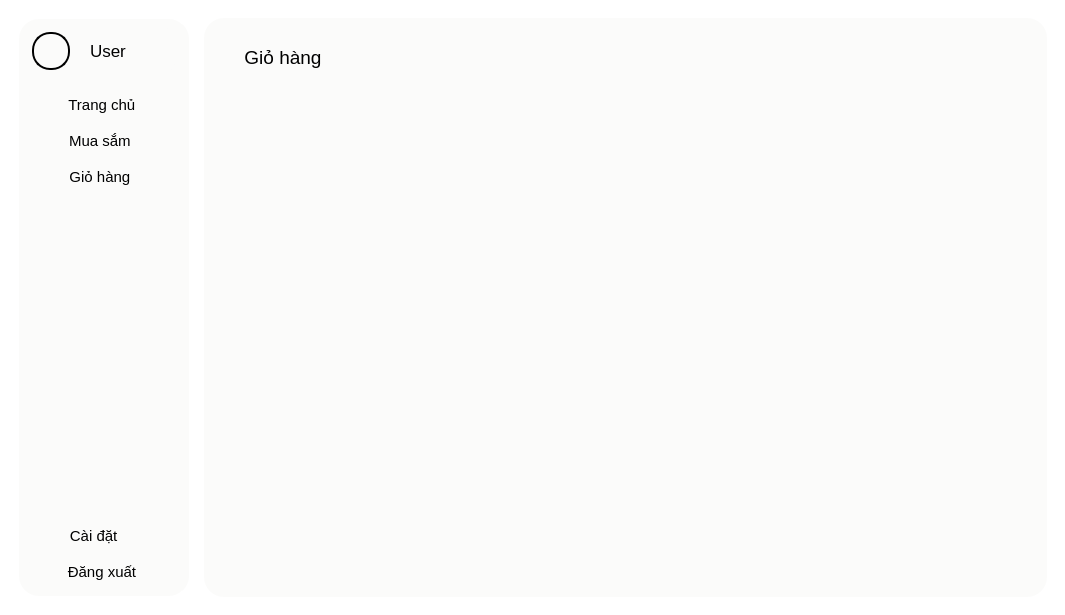
<?xml version="1.0" encoding="UTF-8"?>
<ui version="4.0">
 <class>MainWindow</class>
 <widget class="QMainWindow" name="MainWindow">
  <property name="geometry">
   <rect>
    <x>0</x>
    <y>0</y>
    <width>1065</width>
    <height>615</height>
   </rect>
  </property>
  <property name="windowTitle">
   <string>MainWindow</string>
  </property>
  <property name="styleSheet">
   <string notr="true">background-color: white;
color: black;</string>
  </property>
  <widget class="QWidget" name="centralwidget">
   <layout class="QHBoxLayout" name="horizontalLayout_7">
    <item>
     <widget class="QWidget" name="widget_3" native="true">
      <property name="styleSheet">
       <string notr="true">QWidget{
	max-width: 170px;
	background-color: #FBFBFA;
	border-right: 2px solid #FBFBFA;
	padding: 0px;
	margin: 10px;
	margin-right: 0px;
	border-radius: 20px;
}</string>
      </property>
      <layout class="QVBoxLayout" name="verticalLayout_2">
       <item>
        <widget class="QWidget" name="widget_4" native="true">
         <property name="styleSheet">
          <string notr="true">margin: 5px;</string>
         </property>
         <layout class="QHBoxLayout" name="horizontalLayout_4">
          <item>
           <widget class="QLabel" name="label_12">
            <property name="font">
             <font>
              <pointsize>10</pointsize>
              <bold>true</bold>
             </font>
            </property>
            <property name="styleSheet">
             <string notr="true">min-height: 34px;
max-height: 34px;
min-width: 34px;
max-width: 34px;
border: 2px solid black;
border-radius: 18px;</string>
            </property>
            <property name="text">
             <string/>
            </property>
            <property name="pixmap">
             <pixmap>../../../Python-App-A-/SPCK/Windows/Image/icon.png</pixmap>
            </property>
            <property name="scaledContents">
             <bool>true</bool>
            </property>
           </widget>
          </item>
          <item>
           <widget class="QLabel" name="label">
            <property name="font">
             <font>
              <family>Segoe UI</family>
              <pointsize>13</pointsize>
              <bold>false</bold>
             </font>
            </property>
            <property name="text">
             <string>User</string>
            </property>
           </widget>
          </item>
         </layout>
        </widget>
       </item>
       <item>
        <widget class="QPushButton" name="btn_home">
         <property name="font">
          <font>
           <family>Segoe UI</family>
           <pointsize>11</pointsize>
          </font>
         </property>
         <property name="styleSheet">
          <string notr="true">QPushButton{
	max-height: 22px;
	padding: 6px;
	border-radius: 10px;
	background-color: #FBFBFA;
	border-right: 2px #FBFBFA solid;
	min-width: 140px;
	max-width: 140px;
	margin-bottom: 0px;
	margin-top: 0px;
}

QPushButton::hover{
	max-height: 22px;
	padding: 6px;
	border-radius: 10px;
	background-color: #d2d2d2;
	border-right: 2px #d2d2d2 solid;
	min-width: 140px;
	max-width: 140px;
	margin-bottom: 0px;
	margin-top: 0px;
}</string>
         </property>
         <property name="text">
          <string> Trang chủ  </string>
         </property>
         <property name="icon">
          <iconset>
           <normaloff>../Image/home_a.png</normaloff>../Image/home_a.png</iconset>
         </property>
         <property name="iconSize">
          <size>
           <width>24</width>
           <height>24</height>
          </size>
         </property>
        </widget>
       </item>
       <item>
        <widget class="QPushButton" name="btn_shopping">
         <property name="font">
          <font>
           <family>Segoe UI</family>
           <pointsize>11</pointsize>
          </font>
         </property>
         <property name="styleSheet">
          <string notr="true">QPushButton{
	max-height: 22px;
	padding: 6px;
	border-radius: 10px;
	background-color: #FBFBFA;
	border-right: 2px #FBFBFA solid;
	min-width: 140px;
	max-width: 140px;
	margin-bottom: 0px;
	margin-top: 0px;
}

QPushButton::hover{
	max-height: 22px;
	padding: 6px;
	border-radius: 10px;
	background-color: #d2d2d2;
	border-right: 2px #d2d2d2 solid;
	min-width: 140px;
	max-width: 140px;
	margin-bottom: 0px;
	margin-top: 0px;
}</string>
         </property>
         <property name="text">
          <string> Mua sắm   </string>
         </property>
         <property name="icon">
          <iconset>
           <normaloff>../Image/shopping_d.png</normaloff>../Image/shopping_d.png</iconset>
         </property>
         <property name="iconSize">
          <size>
           <width>24</width>
           <height>24</height>
          </size>
         </property>
        </widget>
       </item>
       <item>
        <widget class="QPushButton" name="btn_cart">
         <property name="font">
          <font>
           <family>Segoe UI</family>
           <pointsize>11</pointsize>
          </font>
         </property>
         <property name="styleSheet">
          <string notr="true">QPushButton{
	max-height: 22px;
	padding: 6px;
	border-radius: 10px;
	background-color: #FBFBFA;
	border-right: 2px #FBFBFA solid;
	min-width: 140px;
	max-width: 140px;
	margin-bottom: 0px;
	margin-top: 0px;
}

QPushButton::hover{
	max-height: 22px;
	padding: 6px;
	border-radius: 10px;
	background-color: #d2d2d2;
	border-right: 2px #d2d2d2 solid;
	min-width: 140px;
	max-width: 140px;
	margin-bottom: 0px;
	margin-top: 0px;
}</string>
         </property>
         <property name="text">
          <string> Giỏ hàng   </string>
         </property>
         <property name="icon">
          <iconset>
           <normaloff>../Image/cart_d.png</normaloff>../Image/cart_d.png</iconset>
         </property>
         <property name="iconSize">
          <size>
           <width>24</width>
           <height>24</height>
          </size>
         </property>
        </widget>
       </item>
       <item>
        <spacer name="verticalSpacer">
         <property name="orientation">
          <enum>Qt::Orientation::Vertical</enum>
         </property>
         <property name="sizeHint" stdset="0">
          <size>
           <width>20</width>
           <height>40</height>
          </size>
         </property>
        </spacer>
       </item>
       <item>
        <widget class="QPushButton" name="btn_setting">
         <property name="font">
          <font>
           <family>Segoe UI</family>
           <pointsize>11</pointsize>
          </font>
         </property>
         <property name="styleSheet">
          <string notr="true">QPushButton{
	max-height: 22px;
	padding: 6px;
	border-radius: 10px;
	background-color: #FBFBFA;
	border-right: 2px #FBFBFA solid;
	min-width: 140px;
	max-width: 140px;
	margin-bottom: 0px;
	margin-top: 0px;
}

QPushButton::hover{
	max-height: 22px;
	padding: 6px;
	border-radius: 10px;
	background-color: #d2d2d2;
	border-right: 2px #d2d2d2 solid;
	min-width: 140px;
	max-width: 140px;
	margin-bottom: 0px;
	margin-top: 0px;
}</string>
         </property>
         <property name="text">
          <string> Cài đặt      </string>
         </property>
         <property name="icon">
          <iconset>
           <normaloff>../Image/setting_d.png</normaloff>../Image/setting_d.png</iconset>
         </property>
         <property name="iconSize">
          <size>
           <width>24</width>
           <height>24</height>
          </size>
         </property>
        </widget>
       </item>
       <item>
        <widget class="QPushButton" name="btn_log_out">
         <property name="font">
          <font>
           <family>Segoe UI</family>
           <pointsize>11</pointsize>
          </font>
         </property>
         <property name="styleSheet">
          <string notr="true">QPushButton{
	max-height: 22px;
	padding: 6px;
	border-radius: 10px;
	background-color: #FBFBFA;
	border-right: 2px #FBFBFA solid;
	min-width: 140px;
	max-width: 140px;
	margin-top: 0px;
}

QPushButton::hover{
	max-height: 22px;
	padding: 6px;
	border-radius: 10px;
	background-color: #d2d2d2;
	border-right: 2px #d2d2d2 solid;
	min-width: 140px;
	max-width: 140px;
	margin-top: 0px;
}</string>
         </property>
         <property name="text">
          <string> Đăng xuất  </string>
         </property>
         <property name="icon">
          <iconset>
           <normaloff>../Image/log_out.png</normaloff>../Image/log_out.png</iconset>
         </property>
         <property name="iconSize">
          <size>
           <width>24</width>
           <height>24</height>
          </size>
         </property>
        </widget>
       </item>
      </layout>
     </widget>
    </item>
    <item>
     <widget class="QStackedWidget" name="stackedWidget">
      <property name="currentIndex">
       <number>2</number>
      </property>
      <widget class="QWidget" name="home_screen">
       <layout class="QHBoxLayout" name="horizontalLayout_3">
        <item>
         <widget class="QWidget" name="widget_2" native="true">
          <property name="font">
           <font>
            <family>Segoe UI</family>
            <bold>false</bold>
           </font>
          </property>
          <property name="styleSheet">
           <string notr="true">QWidget{
	background-color: #FBFBFA;
	border-radius: 20px;
}</string>
          </property>
          <layout class="QVBoxLayout" name="verticalLayout_7">
           <item>
            <widget class="QWidget" name="widget_14" native="true">
             <property name="styleSheet">
              <string notr="true">max-height: 55px;
min-height: 55px;</string>
             </property>
             <layout class="QHBoxLayout" name="horizontalLayout_9">
              <item>
               <widget class="QLabel" name="label_5">
                <property name="styleSheet">
                 <string notr="true">max-width: 130px;</string>
                </property>
                <property name="text">
                 <string/>
                </property>
                <property name="pixmap">
                 <pixmap>../Image/logo.png</pixmap>
                </property>
                <property name="scaledContents">
                 <bool>true</bool>
                </property>
               </widget>
              </item>
              <item>
               <widget class="QWidget" name="widget_15" native="true">
                <property name="styleSheet">
                 <string notr="true">QWidget{
	background-color: white;
	border: 2px solid #faae2b;
	max-height: 40px;
	min-height: 40px;
	border-radius: 20px;
	margin: 0px;
}

QWidget:hover{
	background-color: white;
	border: 3px solid #faae2b;
	max-height: 40px;
	min-height: 40px;
	border-radius: 20px;
	margin: 0px;
}

QWidget:pressed{
	background-color: rgb(235, 235, 235);
	border: 3px solid #faae2b;
	max-height: 40px;
	min-height: 40px;
	border-radius: 20px;
	margin: 0px;
}</string>
                </property>
                <layout class="QHBoxLayout" name="horizontalLayout_10">
                 <item>
                  <widget class="QLineEdit" name="lineEdit">
                   <property name="font">
                    <font>
                     <pointsize>10</pointsize>
                    </font>
                   </property>
                   <property name="styleSheet">
                    <string notr="true">max-height: 25px;
min-height: 25px;
border: 0px;
padding-left: 10px;
background-color: transparent;</string>
                   </property>
                   <property name="placeholderText">
                    <string>Search</string>
                   </property>
                  </widget>
                 </item>
                 <item>
                  <widget class="QPushButton" name="pushButton_2">
                   <property name="styleSheet">
                    <string notr="true">QPushButton{
	background-color: white;
	border: 2px solid transparent;
	max-height: 25px;
	min-height: 25px;
	max-width: 25px;
	min-width: 25px;
	border-radius: 14px;
	margin: 0px;
	padding: 0px;
}

QPushButton:hover{
	background-color: rgb(235, 235, 235);
	border: 3px solid transparent;
	max-height: 25px;
	min-height: 25px;
	max-width: 25px;
	min-width: 25px;
	border-radius: 14px;
	margin: 0px; 
	padding: 0px;
}

QPushButton:pressed{
	background-color: rgb(235, 235, 235);
	border: 4px solid transparent;
	max-height: 25px;
	min-height: 25px;
	max-width: 25px;
	min-width: 25px;
	border-radius: 14px;
	margin: 0px; 
	padding: 0px;
}</string>
                   </property>
                   <property name="text">
                    <string/>
                   </property>
                   <property name="icon">
                    <iconset>
                     <normaloff>../../../Python-App-A-/SPCK/Windows/Image/search_d.png</normaloff>../../../Python-App-A-/SPCK/Windows/Image/search_d.png</iconset>
                   </property>
                   <property name="iconSize">
                    <size>
                     <width>18</width>
                     <height>18</height>
                    </size>
                   </property>
                  </widget>
                 </item>
                </layout>
               </widget>
              </item>
              <item>
               <widget class="QPushButton" name="pushButton_23">
                <property name="styleSheet">
                 <string notr="true">QPushButton{
	background-color: transparent;
	border: 2px solid transparent;
	max-height: 30px;
	min-height: 30px;
	max-width: 30px;
	min-width: 30px;
	border-radius: 15px;
	margin: 0px;
	padding: 0px;
}

QPushButton:hover{
	background-color: rgb(235, 235, 235);
	border: 3px solid transparent;
	max-height: 30px;
	min-height: 30px;
	max-width: 30px;
	min-width: 30px;
	border-radius: 15px;
	margin: 0px; 
	padding: 0px;
}

QPushButton:pressed{
	background-color: rgb(235, 235, 235);
	border: 4px solid transparent;
	max-height: 30px;
	min-height: 30px;
	max-width: 30px;
	min-width: 30px;
	border-radius: 15px;
	margin: 0px; 
	padding: 0px;
}</string>
                </property>
                <property name="text">
                 <string/>
                </property>
                <property name="icon">
                 <iconset>
                  <normaloff>../Image/cart_d.png</normaloff>../Image/cart_d.png</iconset>
                </property>
                <property name="iconSize">
                 <size>
                  <width>18</width>
                  <height>18</height>
                 </size>
                </property>
               </widget>
              </item>
             </layout>
            </widget>
           </item>
           <item>
            <widget class="QWidget" name="widget_5" native="true"/>
           </item>
          </layout>
         </widget>
        </item>
       </layout>
      </widget>
      <widget class="QWidget" name="shopping_screen">
       <layout class="QHBoxLayout" name="horizontalLayout">
        <item>
         <widget class="QWidget" name="widget_6" native="true">
          <property name="styleSheet">
           <string notr="true">QWidget{
	background-color: #FBFBFA;
	border-radius: 20px;
}</string>
          </property>
          <layout class="QVBoxLayout" name="verticalLayout_8">
           <item>
            <widget class="QWidget" name="widget_16" native="true">
             <property name="styleSheet">
              <string notr="true">max-height: 55px;
min-height: 55px;</string>
             </property>
             <layout class="QHBoxLayout" name="horizontalLayout_11">
              <item>
               <widget class="QLabel" name="label_6">
                <property name="styleSheet">
                 <string notr="true">max-width: 130px;</string>
                </property>
                <property name="text">
                 <string/>
                </property>
                <property name="pixmap">
                 <pixmap>../Image/logo.png</pixmap>
                </property>
                <property name="scaledContents">
                 <bool>true</bool>
                </property>
               </widget>
              </item>
              <item>
               <widget class="QWidget" name="widget_17" native="true">
                <property name="styleSheet">
                 <string notr="true">QWidget{
	background-color: white;
	border: 2px solid #faae2b;
	max-height: 40px;
	min-height: 40px;
	border-radius: 20px;
	margin: 0px;
}

QWidget:hover{
	background-color: white;
	border: 3px solid #faae2b;
	max-height: 40px;
	min-height: 40px;
	border-radius: 20px;
	margin: 0px;
}

QWidget:pressed{
	background-color: rgb(235, 235, 235);
	border: 3px solid #faae2b;
	max-height: 40px;
	min-height: 40px;
	border-radius: 20px;
	margin: 0px;
}</string>
                </property>
                <layout class="QHBoxLayout" name="horizontalLayout_12">
                 <item>
                  <widget class="QLineEdit" name="lineEdit_2">
                   <property name="font">
                    <font>
                     <pointsize>10</pointsize>
                    </font>
                   </property>
                   <property name="styleSheet">
                    <string notr="true">max-height: 25px;
min-height: 25px;
border: 0px;
padding-left: 10px;
background-color: transparent;</string>
                   </property>
                   <property name="placeholderText">
                    <string>Search</string>
                   </property>
                  </widget>
                 </item>
                 <item>
                  <widget class="QPushButton" name="pushButton_24">
                   <property name="styleSheet">
                    <string notr="true">QPushButton{
	background-color: white;
	border: 2px solid transparent;
	max-height: 25px;
	min-height: 25px;
	max-width: 25px;
	min-width: 25px;
	border-radius: 14px;
	margin: 0px;
	padding: 0px;
}

QPushButton:hover{
	background-color: rgb(235, 235, 235);
	border: 3px solid transparent;
	max-height: 25px;
	min-height: 25px;
	max-width: 25px;
	min-width: 25px;
	border-radius: 14px;
	margin: 0px; 
	padding: 0px;
}

QPushButton:pressed{
	background-color: rgb(235, 235, 235);
	border: 4px solid transparent;
	max-height: 25px;
	min-height: 25px;
	max-width: 25px;
	min-width: 25px;
	border-radius: 14px;
	margin: 0px; 
	padding: 0px;
}</string>
                   </property>
                   <property name="text">
                    <string/>
                   </property>
                   <property name="icon">
                    <iconset>
                     <normaloff>../../../Python-App-A-/SPCK/Windows/Image/search_d.png</normaloff>../../../Python-App-A-/SPCK/Windows/Image/search_d.png</iconset>
                   </property>
                   <property name="iconSize">
                    <size>
                     <width>18</width>
                     <height>18</height>
                    </size>
                   </property>
                  </widget>
                 </item>
                </layout>
               </widget>
              </item>
             </layout>
            </widget>
           </item>
           <item>
            <widget class="QWidget" name="widget" native="true">
             <property name="styleSheet">
              <string notr="true">border-radius: 0px;
margin: 0px;
padding: 0px;
border: 0px;</string>
             </property>
             <layout class="QHBoxLayout" name="horizontalLayout_2">
              <item>
               <widget class="QFrame" name="frame">
                <property name="styleSheet">
                 <string notr="true">QScrollArea{
	background-color: #f0f0f0;
}
/* #!VERTICAL SCROLLBAR */
QScrollBar:vertical{
	border: none;
	width: 16px;
	border-radius: 0px;
	background: white;
}

/* #!HANDLE BAR VERTICAL */
QScrollBar::handle:vertical {	
	border-left: 3px solid #f1f1f1;
	background-color: #c1c1c1;
	subcontrol-position: bottom;
	subcontrol-origin: margin;
}
QScrollBar::handle:vertical:hover {	
	border-left: 3px solid #f1f1f1;
	background-color: #a8a8a8;
	subcontrol-position: bottom;
	subcontrol-origin: margin;
}
QScrollBar::handle:vertical:pressed {
	border-left: 3px solid #f1f1f1;
	background-color: #787878;
	subcontrol-position: bottom;
	subcontrol-origin: margin;
}
/* #!RESET ARROW */
QScrollBar::up-arrow:vertical, QScrollBar::down-arrow:vertical {
	background: #f1f1f1;
    border-left: 5px solid #f1f1f1;
}
QScrollBar::add-page:vertical, QScrollBar::sub-page:vertical {
	background: #f1f1f1;
    border-left: 5px solid #f1f1f1;
}
/* #!HORIZONTAL SCROLLBAR */
QScrollBar:horizontal{
	border: none;
	width: 16px;
	border-radius: 0px;
	background: white;
}</string>
                </property>
                <property name="frameShape">
                 <enum>QFrame::Shape::NoFrame</enum>
                </property>
               </widget>
              </item>
             </layout>
            </widget>
           </item>
          </layout>
         </widget>
        </item>
       </layout>
      </widget>
      <widget class="QWidget" name="cart_screen">
       <layout class="QHBoxLayout" name="horizontalLayout_6">
        <item>
         <widget class="QWidget" name="widget_9" native="true">
          <property name="styleSheet">
           <string notr="true">QWidget{
	background-color: #FBFBFA;
	border-radius: 20px;
}</string>
          </property>
          <layout class="QVBoxLayout" name="verticalLayout_9">
           <item>
            <widget class="QPushButton" name="pushButton_26">
             <property name="font">
              <font>
               <family>Segoe UI</family>
               <pointsize>14</pointsize>
               <bold>false</bold>
              </font>
             </property>
             <property name="styleSheet">
              <string notr="true">max-height: 40px;
min-height: 40px;
max-width: 120px;
min-width: 120px;
margin-top: 10px;
margin-left: 10px;</string>
             </property>
             <property name="text">
              <string>Giỏ hàng</string>
             </property>
             <property name="icon">
              <iconset>
               <normaloff>../Image/cart_a.png</normaloff>../Image/cart_a.png</iconset>
             </property>
             <property name="iconSize">
              <size>
               <width>32</width>
               <height>32</height>
              </size>
             </property>
            </widget>
           </item>
           <item>
            <widget class="QWidget" name="widget_7" native="true">
             <property name="styleSheet">
              <string notr="true">border: 0px;
border-radius: 0px;</string>
             </property>
             <layout class="QVBoxLayout" name="verticalLayout">
              <item>
               <widget class="QFrame" name="frame_3">
                <property name="styleSheet">
                 <string notr="true">QScrollArea{
	background-color: #f0f0f0;
}
/* #!VERTICAL SCROLLBAR */
QScrollBar:vertical{
	border: none;
	width: 16px;
	border-radius: 0px;
	background: white;
}

/* #!HANDLE BAR VERTICAL */
QScrollBar::handle:vertical {	
	border-left: 3px solid #f1f1f1;
	background-color: #c1c1c1;
	subcontrol-position: bottom;
	subcontrol-origin: margin;
}
QScrollBar::handle:vertical:hover {	
	border-left: 3px solid #f1f1f1;
	background-color: #a8a8a8;
	subcontrol-position: bottom;
	subcontrol-origin: margin;
}
QScrollBar::handle:vertical:pressed {
	border-left: 3px solid #f1f1f1;
	background-color: #787878;
	subcontrol-position: bottom;
	subcontrol-origin: margin;
}
/* #!RESET ARROW */
QScrollBar::up-arrow:vertical, QScrollBar::down-arrow:vertical {
	background: #f1f1f1;
    border-left: 5px solid #f1f1f1;
}
QScrollBar::add-page:vertical, QScrollBar::sub-page:vertical {
	background: #f1f1f1;
    border-left: 5px solid #f1f1f1;
}
/* #!HORIZONTAL SCROLLBAR */
QScrollBar:horizontal{
	border: none;
	width: 16px;
	border-radius: 0px;
	background: white;
}</string>
                </property>
                <property name="frameShape">
                 <enum>QFrame::Shape::NoFrame</enum>
                </property>
               </widget>
              </item>
             </layout>
            </widget>
           </item>
          </layout>
         </widget>
        </item>
       </layout>
      </widget>
      <widget class="QWidget" name="setting_screen">
       <layout class="QHBoxLayout" name="horizontalLayout_8">
        <item>
         <widget class="QWidget" name="widget_12" native="true">
          <property name="styleSheet">
           <string notr="true">QWidget{
	background-color: #FBFBFA;
	border-radius: 20px;
}</string>
          </property>
          <layout class="QVBoxLayout" name="verticalLayout_6">
           <item>
            <widget class="QPushButton" name="pushButton">
             <property name="font">
              <font>
               <family>Segoe UI</family>
               <pointsize>14</pointsize>
               <bold>false</bold>
              </font>
             </property>
             <property name="styleSheet">
              <string notr="true">max-height: 40px;
min-height: 40px;
max-width: 100px;
min-width: 100px;
margin-top: 10px;
margin-left: 10px;</string>
             </property>
             <property name="text">
              <string>Cài đặt</string>
             </property>
             <property name="icon">
              <iconset>
               <normaloff>../Image/setting_a.png</normaloff>../Image/setting_a.png</iconset>
             </property>
             <property name="iconSize">
              <size>
               <width>32</width>
               <height>32</height>
              </size>
             </property>
            </widget>
           </item>
           <item>
            <widget class="QWidget" name="widget_19" native="true"/>
           </item>
          </layout>
         </widget>
        </item>
       </layout>
      </widget>
     </widget>
    </item>
   </layout>
  </widget>
 </widget>
 <resources/>
 <connections/>
</ui>
